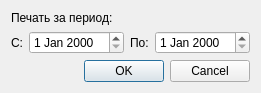
<?xml version="1.0" encoding="UTF-8"?>
<ui version="4.0">
 <class>Dialog</class>
 <widget class="QDialog" name="Dialog">
  <property name="geometry">
   <rect>
    <x>0</x>
    <y>0</y>
    <width>230</width>
    <height>86</height>
   </rect>
  </property>
  <property name="windowTitle">
   <string>Отчет: вызовы СМП</string>
  </property>
  <layout class="QGridLayout" name="gridLayout">
   <item row="0" column="0" colspan="2">
    <widget class="QLabel" name="lblPeriod">
     <property name="text">
      <string>Печать за период:</string>
     </property>
    </widget>
   </item>
   <item row="1" column="0">
    <widget class="QLabel" name="lblBegDate">
     <property name="text">
      <string>С:</string>
     </property>
    </widget>
   </item>
   <item row="1" column="1">
    <widget class="QDateEdit" name="edtBegDate"/>
   </item>
   <item row="1" column="2">
    <widget class="QLabel" name="lblEndDate">
     <property name="text">
      <string>По:</string>
     </property>
    </widget>
   </item>
   <item row="1" column="3">
    <widget class="QDateEdit" name="edtEndDate"/>
   </item>
   <item row="2" column="1" colspan="3">
    <widget class="QDialogButtonBox" name="buttonBox">
     <property name="orientation">
      <enum>Qt::Horizontal</enum>
     </property>
     <property name="standardButtons">
      <set>QDialogButtonBox::Cancel|QDialogButtonBox::Ok</set>
     </property>
    </widget>
   </item>
  </layout>
 </widget>
 <resources/>
 <connections>
  <connection>
   <sender>buttonBox</sender>
   <signal>accepted()</signal>
   <receiver>Dialog</receiver>
   <slot>accept()</slot>
   <hints>
    <hint type="sourcelabel">
     <x>248</x>
     <y>254</y>
    </hint>
    <hint type="destinationlabel">
     <x>157</x>
     <y>274</y>
    </hint>
   </hints>
  </connection>
  <connection>
   <sender>buttonBox</sender>
   <signal>rejected()</signal>
   <receiver>Dialog</receiver>
   <slot>reject()</slot>
   <hints>
    <hint type="sourcelabel">
     <x>316</x>
     <y>260</y>
    </hint>
    <hint type="destinationlabel">
     <x>286</x>
     <y>274</y>
    </hint>
   </hints>
  </connection>
 </connections>
</ui>
